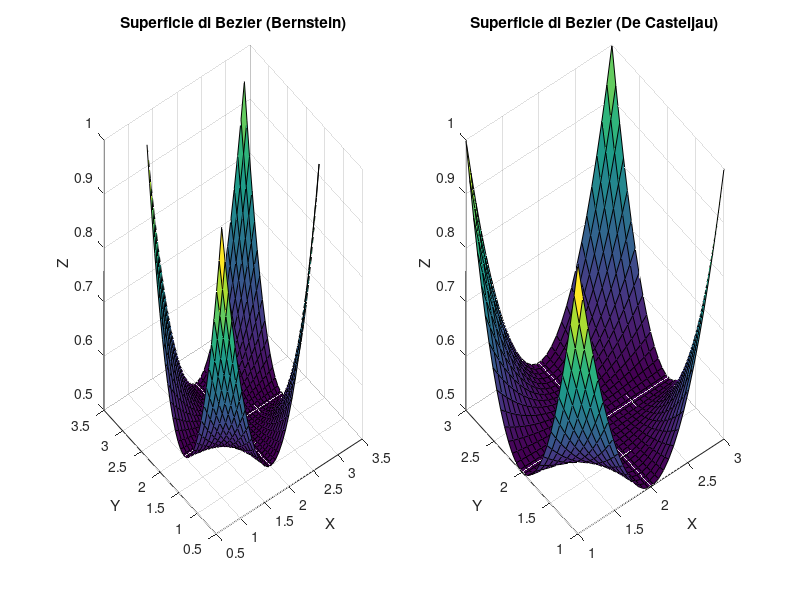

Write the MATLAB code that produced this figure.
function compare_bezier_surfaces()
    % Definire i punti di controllo
    control_points = [
        1, 1, 1;
        2, 1, 0;
        3, 1, 1;
        1, 2, 0;
        2, 2, 1;
        3, 2, 0;
        1, 3, 1;
        2, 3, 0;
        3, 3, 1
    ];

    % Numero di divisioni
    n = 30;
    
    % Matrici per la superficie
    X1 = zeros(n, n);
    Y1 = zeros(n, n);
    Z1 = zeros(n, n);
    X2 = zeros(n, n);
    Y2 = zeros(n, n);
    Z2 = zeros(n, n);

    % Parametri di Bezier
    t = linspace(0, 1, n);
    
    % Metodo diretto (Bernstein)
    for i = 1:n
        for j = 1:n
            u = t(i);
            v = t(j);
            [x, y, z] = bezier_patch(control_points, u, v);
            X1(i, j) = x;
            Y1(i, j) = y;
            Z1(i, j) = z;
        end
    end

    % Metodo di De Casteljau
    for i = 1:n
        for j = 1:n
            u = t(i);
            v = t(j);
            [x, y, z] = de_casteljau_patch(control_points, u, v);
            X2(i, j) = x;
            Y2(i, j) = y;
            Z2(i, j) = z;
        end
    end

    % Visualizzare le superfici
    figure;
    subplot(1, 2, 1);
    surf(X1, Y1, Z1);
    xlabel('X');
    ylabel('Y');
    zlabel('Z');
    title('Superficie di Bezier (Bernstein)');

    subplot(1, 2, 2);
    surf(X2, Y2, Z2);
    xlabel('X');
    ylabel('Y');
    zlabel('Z');
    title('Superficie di Bezier (De Casteljau)');
end

function [x, y, z] = bezier_patch(control_points, u, v)
    Bu = [(1-u)^2, 2*(1-u)*u, u^2];
    Bv = [(1-v)^2, 2*(1-v)*v, v^2];

    x = 0;
    y = 0;
    z = 0;
    index = 1;
    for i = 1:3
        for j = 1:3
            x = x + Bu(i) * Bv(j) * control_points(index, 1);
            y = y + Bu(i) * Bv(j) * control_points(index, 2);
            z = z + Bu(i) * Bv(j) * control_points(index, 3);
            index = index + 1;
        end
    end
end

function [x, y, z] = de_casteljau_patch(control_points, u, v)
    P = reshape(control_points, [3, 3, 3]);

    for r = 1:2
        for i = 1:(3-r)
            for j = 1:3
                P(i, j, :) = (1-u) * P(i, j, :) + u * P(i+1, j, :);
            end
        end
    end

    for r = 1:2
        for j = 1:(3-r)
            P(1, j, :) = (1-v) * P(1, j, :) + v * P(1, j+1, :);
        end
    end

    x = P(1, 1, 1);
    y = P(1, 1, 2);
    z = P(1, 1, 3);
end
